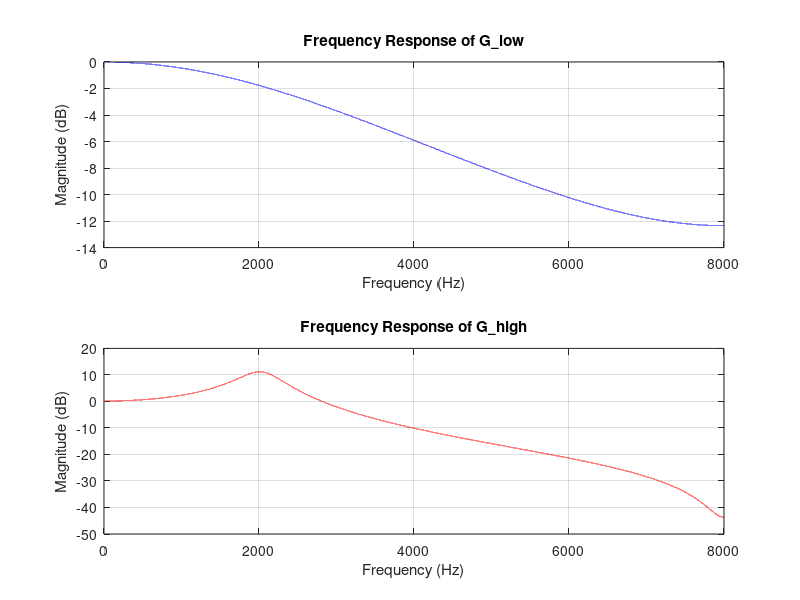

MATLAB code for this plot:
clear; close all; clc;

% Low and high operating modes (transfer function coefficients)
% G_low(z)  = (0.5 z + 0.15) / (z^2 - 0.4 z + 0.05)
% G_high(z) = (0.29 z + 0.27) / (z^2 - 1.25 z + 0.8)

% Denominator and numerator coefficient vectors (MATLAB convention)
sys_lowA  = [1, -0.4, 0.05];
sys_lowB  = [0.5, 0.15];

sys_highA = [1, -1.25, 0.8];
sys_highB = [0.29, 0.27];

N = 64e3;
fs = 8e3;

frequencies = (0:N-1)*fs/N;

[h_low, ~]  = freqz(sys_lowB,  sys_lowA,  N);
[h_high, ~] = freqz(sys_highB, sys_highA, N);

figure;
subplot(2, 1, 1);
plot(frequencies, 20*log10(abs(h_low)), 'b');
title('Frequency Response of G\_low');
xlabel('Frequency (Hz)');
ylabel('Magnitude (dB)');
grid on;
subplot(2, 1, 2);
plot(frequencies, 20*log10(abs(h_high)), 'r');
title('Frequency Response of G\_high');
xlabel('Frequency (Hz)');
ylabel('Magnitude (dB)');
grid on;
